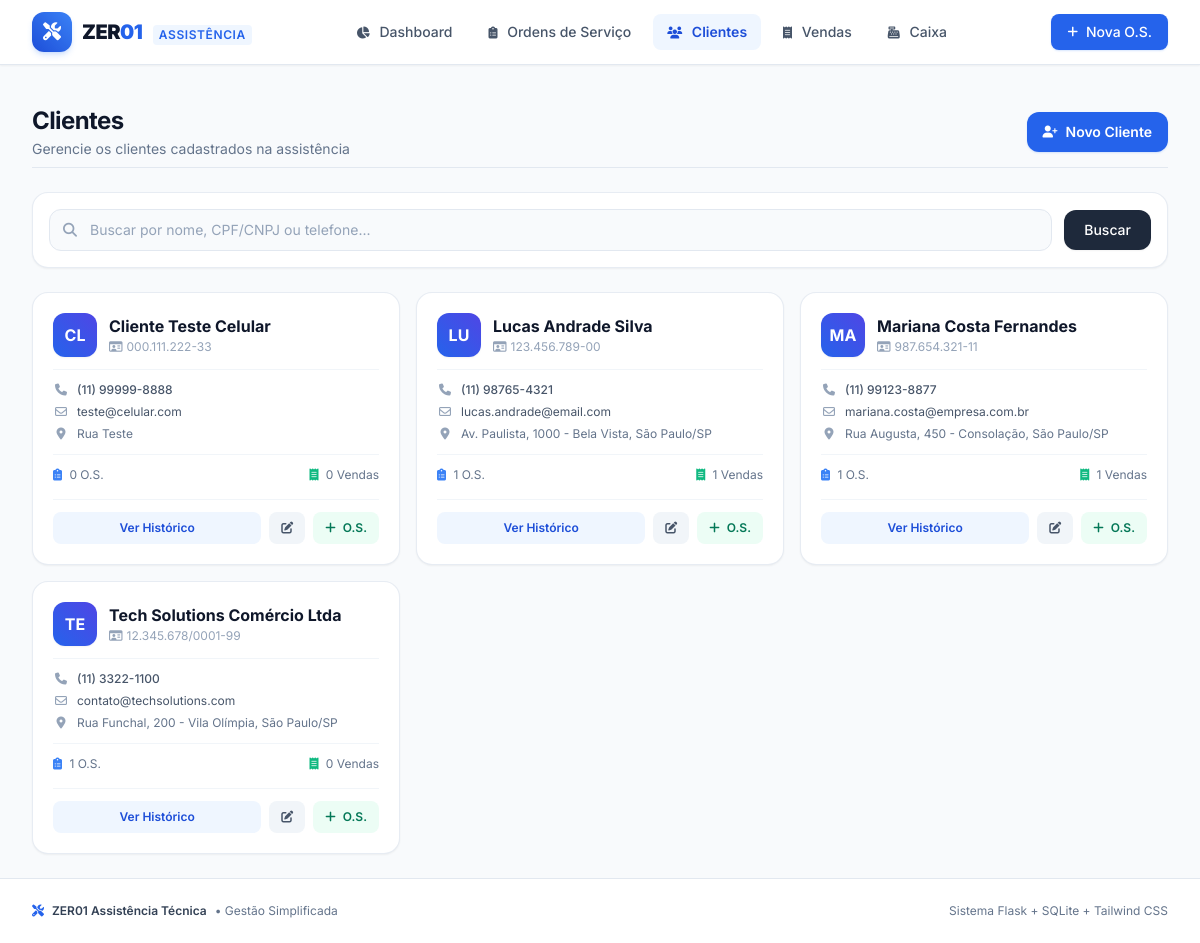
Before: /clientes with the older database file.
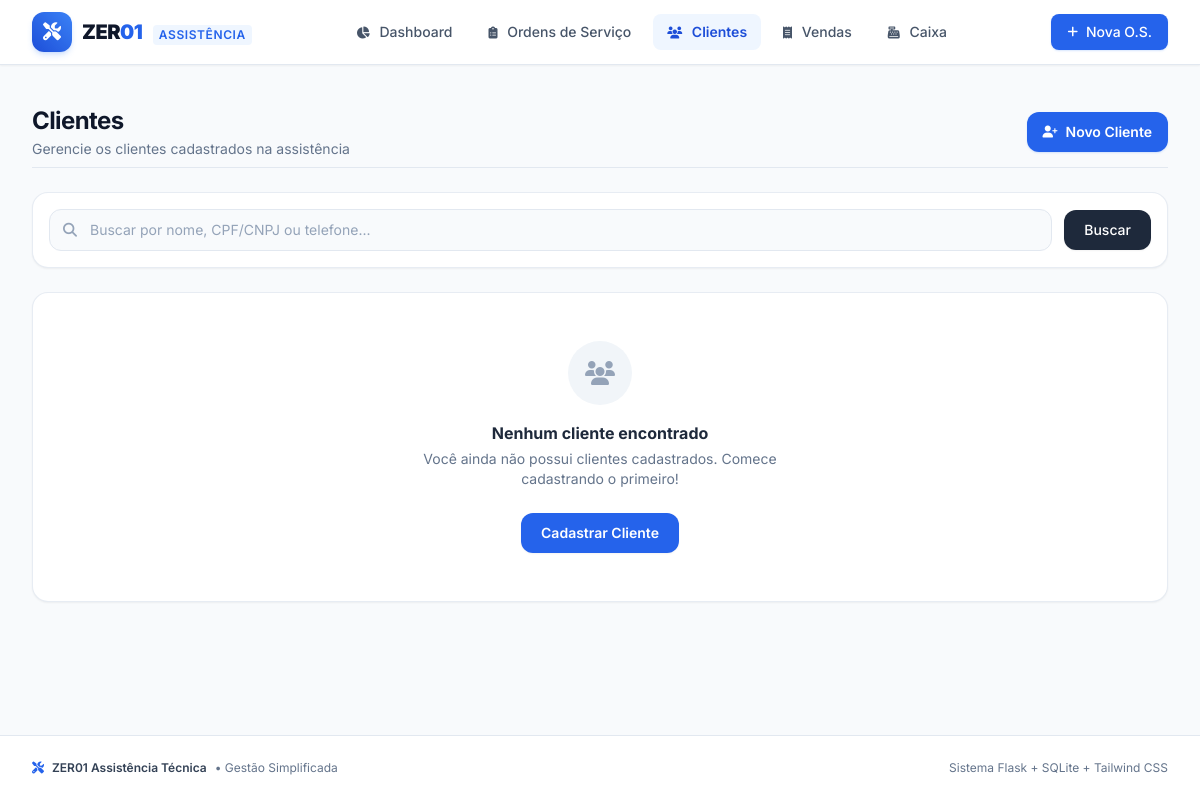
After: the same page with the newer database file.
### models.py (models this page shows, shortened)
class Cliente(db.Model):
    __tablename__ = 'clientes'
    id = db.Column(db.Integer, primary_key=True)
    nome = db.Column(db.String(150), nullable=False, index=True)
    cpf_cnpj = db.Column(db.String(25), nullable=True, index=True)
    telefone = db.Column(db.String(25), nullable=True, index=True)
    email = db.Column(db.String(120), nullable=True)
    endereco = db.Column(db.String(255), nullable=True)
    observacoes = db.Column(db.Text, nullable=True)
    criado_em = db.Column(db.DateTime, default=datetime.now, nullable=False)
    ordens_servico = db.relationship(
        'OrdemServico',
        backref='cliente',
        lazy=True,
        order_by='desc(OrdemServico.data_abertura)'
    )
    vendas = db.relationship(
        'Venda',
        backref='cliente',
        lazy=True,
        order_by='desc(Venda.data)'
    )

### app.py (the view, shortened to what this page needs)
@app.route('/clientes')
def clientes_lista():
    q = request.args.get('q', '').strip()
    query = Cliente.query
    clientes = query.order_by(Cliente.nome.asc()).all()
    return render_template('clientes/lista.html', clientes=clientes, termo_busca=q)

### templates/clientes/lista.html (shortened to what the changed rows need)
{% extends "base.html" %}
{% block content %}
<div class="space-y-6">
    <div class="flex flex-col sm:flex-row sm:items-center sm:justify-between gap-4 pb-2 border-b border-slate-200">
        <div>
            <h1 class="text-2xl font-bold tracking-tight text-slate-900">Clientes</h1>
        </div>
    </div>
    {% if clientes %}
        <div class="grid grid-cols-1 md:grid-cols-2 lg:grid-cols-3 gap-4">
            {% for c in clientes %}
                <div class="bg-white rounded-2xl border border-slate-200/80 p-5 shadow-sm hover:shadow-md transition-shadow flex flex-col justify-between">
                    <div>
                        <div class="flex items-start justify-between gap-3 mb-3">
                            <div class="flex items-center gap-3">
                                <div class="w-11 h-11 rounded-xl bg-gradient-to-tr from-blue-600 to-indigo-600 text-white font-bold text-base flex items-center justify-center shadow-sm">
                                    {{ c.nome[:2].upper() }}
                                </div>
                                <div>
                                    <h2 class="font-bold text-slate-900 text-base leading-snug line-clamp-1">
                                        <a href="{{ url_for('clientes_detalhe', id=c.id) }}" class="hover:text-blue-600 transition-colors">
                                            {{ c.nome }}
                                        </a>
                                    </h2>
                                    {% if c.cpf_cnpj %}
                                        <p class="text-xs text-slate-400 mt-0.5">
                                            <i class="fa-regular fa-id-card mr-1"></i>{{ c.cpf_cnpj }}
                                        </p>
                                    {% endif %}
                                </div>
                            </div>
                        </div>
                        <div class="space-y-1.5 py-3 border-y border-slate-100 text-xs text-slate-600">
                            {% if c.telefone %}
                                <div class="flex items-center gap-2">
                                    <i class="fa-solid fa-phone text-slate-400 w-4 text-center"></i>
                                    <a href="tel:{{ c.telefone }}" class="hover:text-blue-600 font-medium">
                                        {{ c.telefone }}
                                    </a>
                                </div>
                            {% endif %}
                            {% if c.email %}
                                <div class="flex items-center gap-2 truncate">
                                    <i class="fa-regular fa-envelope text-slate-400 w-4 text-center"></i>
                                    <a href="mailto:{{ c.email }}" class="hover:text-blue-600 truncate">
                                        {{ c.email }}
                                    </a>
                                </div>
                            {% endif %}
                            {% if c.endereco %}
                                <div class="flex items-center gap-2 truncate">
                                    <i class="fa-solid fa-location-dot text-slate-400 w-4 text-center"></i>
                                    <span class="truncate text-slate-500">{{ c.endereco }}</span>
                                </div>
                            {% endif %}
                        </div>
                        <div class="flex items-center justify-between text-xs text-slate-500 pt-3">
                            <span><i class="fa-solid fa-clipboard-list text-blue-500 mr-1"></i> {{ c.ordens_servico|length }} O.S.</span>
                            <span><i class="fa-solid fa-receipt text-emerald-500 mr-1"></i> {{ c.vendas|length }} Vendas</span>
                        </div>
                    </div>
                    <div class="mt-4 pt-3 border-t border-slate-100 flex items-center justify-between gap-2">
                        <a href="{{ url_for('clientes_detalhe', id=c.id) }}"
                           class="flex-1 text-center py-2 px-3 bg-blue-50 hover:bg-blue-100 text-blue-700 text-xs font-semibold rounded-lg transition-colors">
                            Ver Histórico
                        </a>
                        <a href="{{ url_for('clientes_editar', id=c.id) }}"
                           class="py-2 px-3 bg-slate-100 hover:bg-slate-200 text-slate-600 text-xs font-semibold rounded-lg transition-colors" title="Editar">
                            <i class="fa-solid fa-pen-to-square"></i>
                        </a>
                        <a href="{{ url_for('os_nova', cliente_id=c.id) }}"
                           class="py-2 px-3 bg-emerald-50 hover:bg-emerald-100 text-emerald-700 text-xs font-semibold rounded-lg transition-colors" title="Abrir O.S.">
                            <i class="fa-solid fa-plus mr-1"></i> O.S.
                        </a>
                    </div>
                </div>
            {% endfor %}
        </div>
    {% else %}
        <div class="bg-white rounded-2xl border border-slate-200/80 p-12 text-center shadow-sm">
            <div class="w-16 h-16 rounded-full bg-slate-100 text-slate-400 flex items-center justify-center mx-auto mb-4">
                <i class="fa-solid fa-users text-2xl"></i>
            </div>
            <h3 class="text-base font-bold text-slate-800">Nenhum cliente encontrado</h3>
            <p class="text-sm text-slate-500 max-w-sm mx-auto mt-1">
                {% if termo_busca %}
                    Nenhum resultado para a busca "{{ termo_busca }}". Tente outro termo ou limpe o filtro.
                {% else %}
                    Você ainda não possui clientes cadastrados. Comece cadastrando o primeiro!
                {% endif %}
            </p>
            <div class="mt-6 flex items-center justify-center gap-3">
                <a href="{{ url_for('clientes_novo') }}" class="px-5 py-2.5 bg-blue-600 hover:bg-blue-700 text-white rounded-xl text-sm font-semibold shadow-sm">
                    Cadastrar Cliente
                </a>
            </div>
        </div>
    {% endif %}
</div>
{% endblock %}

Changed rows visible on the page:
removed Cliente: nome "CL", nome "Cliente Teste Celular", cpf_cnpj "000.111.222-33", telefone "(11) 99999-8888", email "teste@celular.com", endereco "Rua Teste", ordens_servico|length "0", vendas|length "0"
removed Cliente: nome "LU", nome "Lucas Andrade Silva", cpf_cnpj "123.456.789-00", telefone "(11) 98765-4321", email "lucas.andrade@email.com", endereco "Av. Paulista, 1000 - Bela Vista, São Paulo/SP", ordens_servico|length "1", vendas|length "1"
removed Cliente: nome "MA", nome "Mariana Costa Fernandes", cpf_cnpj "987.654.321-11", telefone "(11) 99123-8877", email "mariana.costa@empresa.com.br", endereco "Rua Augusta, 450 - Consolação, São Paulo/SP", ordens_servico|length "1", vendas|length "1"
removed Cliente: nome "TE", nome "Tech Solutions Comércio Ltda", cpf_cnpj "12.345.678/0001-99", telefone "(11) 3322-1100", email "contato@techsolutions.com", endereco "Rua Funchal, 200 - Vila Olímpia, São Paulo/SP", ordens_servico|length "1", vendas|length "0"
Other visible differences:
text now shown: "Nenhum cliente encontrado Você ainda não possui clientes cadastrados. Comece cadastrando o primeiro! Cadastrar Cliente"
